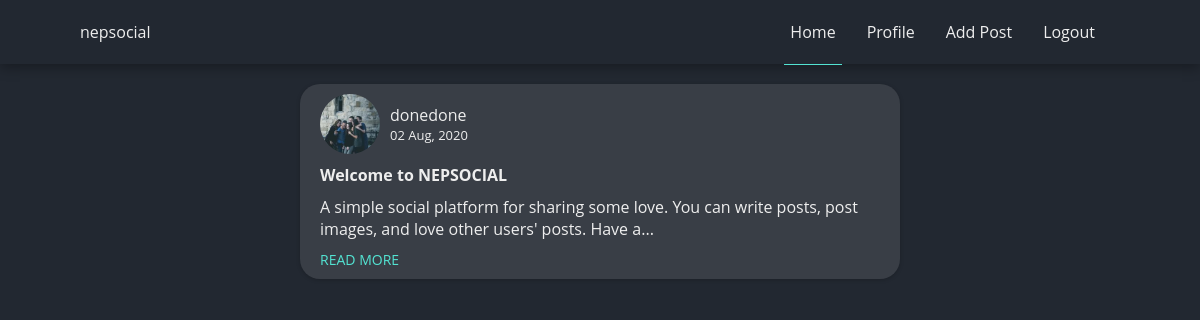
Screenshot of / (signed in) with the database file from the repository.
### blog/models.py (models this page shows, shortened)
class Post(db.Model):
    __searchable__ = ['title', 'content']
    id = db.Column(db.Integer, primary_key=True)
    date_posted = db.Column(db.DateTime, default=datetime.utcnow)
    title = db.Column(db.String(90), nullable=True, default='')
    content = db.Column(db.String(3000), nullable=False)
    image_file = db.Column(db.String(60))
    category = db.Column(db.String(20), default='Public')
    user_id = db.Column(db.Integer(), db.ForeignKey('user.id'), nullable=False)
    likes = db.relationship('PostLike', backref='post', lazy='dynamic')

class User(db.Model, UserMixin):
    __searchable__ = ['username']
    id = db.Column(db.Integer, primary_key=True)
    username = db.Column(db.String(12), unique=True, nullable=False)
    email = db.Column(db.String(120), unique=True, nullable=False)
    password = db.Column(db.String(36), nullable=False)
    profile_image = db.Column(db.String(60), default='default.jpg')
    confirmed = db.Column(db.Boolean, default=False)
    posts = db.relationship('Post', backref='author', lazy=True)
    liked = db.relationship('PostLike',
                            foreign_keys='PostLike.user_id',
                            backref='user',
                            lazy='dynamic')

### blog/main/routes.py (the view)
@main.route('/', methods=['GET', 'POST'])
def index():
    if current_user.is_authenticated:
        page = request.args.get('page', 1, type=int)
        posts = Post.query.order_by(Post.date_posted.desc()).paginate(
            page=page, per_page=15)
        return render_template("newsfeed.html", posts=posts)
    else:
        return render_template('index.html')

### blog/models.py (called while the page is built)
@login_manager.user_loader
def load_user(user_id):
    return User.query.get(int(user_id))

### blog/templates/newsfeed.html (shortened to what this page needs)
{% extends "base.html" %}
{% block content %}
<section class="newsfeed">
  <div class="feed">
    <ul class="posts">
      {% for post in posts.items %}
        {% if post.category == 'Public' %}
          <li class="posts__item">
            <div class="p-top">
              <div class="author-img-cont">
                <img class="p__author-img" src="{{ url_for('static',filename='profile_pics/' +post.author.profile_image) }}" alt="{{ post.author.username }}">
              </div>
              <div class="p-top-detail">
                <p><a class="p__author" href="{{ url_for('users.user_posts', username = post.author.username)}}">{{ post.author.username}}</a></p>
                <p class="p__dateposted"> <span>{{ post.date_posted.strftime("%d %b, %Y") }} </span>
              </div>
            </div>
            <div class="p-btm">
              <p class="p__title">{{ post.title }}</p>
              <a href="{{ url_for('posts.post', id = post.id)}}" class="p__content">{{ post.content | striptags | truncate(125, killwords=False, end='...')}}</a>
              <br>
              <a href="{{ url_for('posts.post', id = post.id)}}" class="p__readmore">READ MORE</a>
            </div>
          </li>
        {% endif %}
      {% endfor %}
    </ul>
  </div>
  </div>
{% endblock content %}

### blog/static/styles/style.css (style rules this page uses)
* { margin: 0; padding: 0; box-sizing: border-box; }
html { --main-bg: #222831; --pri-text: #eeeeee; --sec-text: #53e3d2; --accent: #53e3d2; --accent-soft: #34a497; --neutral: #393e46; --danger: #fd3b3b; --info: #346dc2; --warning: #a89527; --success: #41a53e; background-color: var(--main-bg); font-size: 10px; font-family: "Open Sans"; overflow-x: hidden; }
li { list-style: none; }
a { text-decoration: none; }
p, article, a { font-size: 1.6rem; }
body { color: var(--pri-text); overflow-x: hidden; }
body a { color: var(--pri-text); }
@media only screen and (min-width: 1000px) { p, article, a { font-size: 1.6rem; } }
.newsfeed { margin: 2rem 0; }
.posts { max-width: 600px; margin: 0 auto; }
.posts__item { background-color: var(--neutral); margin-bottom: 2.6rem; padding: 1rem 2rem; border-radius: 2rem; box-shadow: 0px 1px 4px 0px rgba(0,0,0,0.2); }
.p-top { display: flex; align-items: center; }
.author-img-cont { height: 6rem; width: 6rem; border-radius: 50%; overflow: hidden; display: flex; align-items: center; justify-content: center; }
.p__author-img { height: 6rem; width: 6rem; object-fit: cover; }
.p-top-detail { margin-left: 1rem; }
.p__dateposted { font-size: 1.3rem; }
.p-btm { margin-top: 1rem; }
.p__title { font-weight: bold; }
.p__content { font-weight: 400; margin: 1rem 0; display: inline-block; }
.p__readmore { font-size: 1.4rem; color: var(--sec-text); }

### rows the page displays
Post: profile_image (picture), author.username "donedone", date_posted "02 Aug, 2020", title "Welcome to NEPSOCIAL", content "A simple social platform for sharing some love. You can write posts, post images, and love other users' posts. Have a..."
